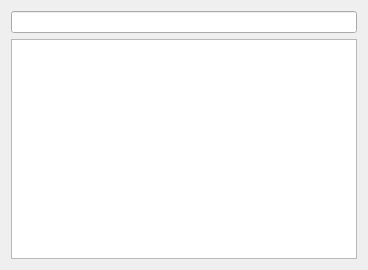
<?xml version="1.0" encoding="UTF-8"?>
<ui version="4.0">
 <class>FileView</class>
 <widget class="QWidget" name="FileView">
  <property name="geometry">
   <rect>
    <x>0</x>
    <y>0</y>
    <width>368</width>
    <height>270</height>
   </rect>
  </property>
  <property name="windowTitle">
   <string>FileView</string>
  </property>
  <layout class="QGridLayout" name="gridLayout">
   <item row="0" column="0">
    <layout class="QVBoxLayout" name="verticalLayout">
     <item>
      <widget class="IconizedLineEdit" name="lineEdit">
       <property name="cursor">
        <cursorShape>ArrowCursor</cursorShape>
       </property>
       <property name="readOnly">
        <bool>true</bool>
       </property>
      </widget>
     </item>
     <item>
      <widget class="QListView" name="listView"/>
     </item>
    </layout>
   </item>
  </layout>
 </widget>
 <layoutdefault spacing="6" margin="11"/>
 <customwidgets>
  <customwidget>
   <class>IconizedLineEdit</class>
   <extends>QLineEdit</extends>
   <header>ui/fileview/iconizedlineedit.h</header>
  </customwidget>
 </customwidgets>
 <resources/>
 <connections/>
</ui>
